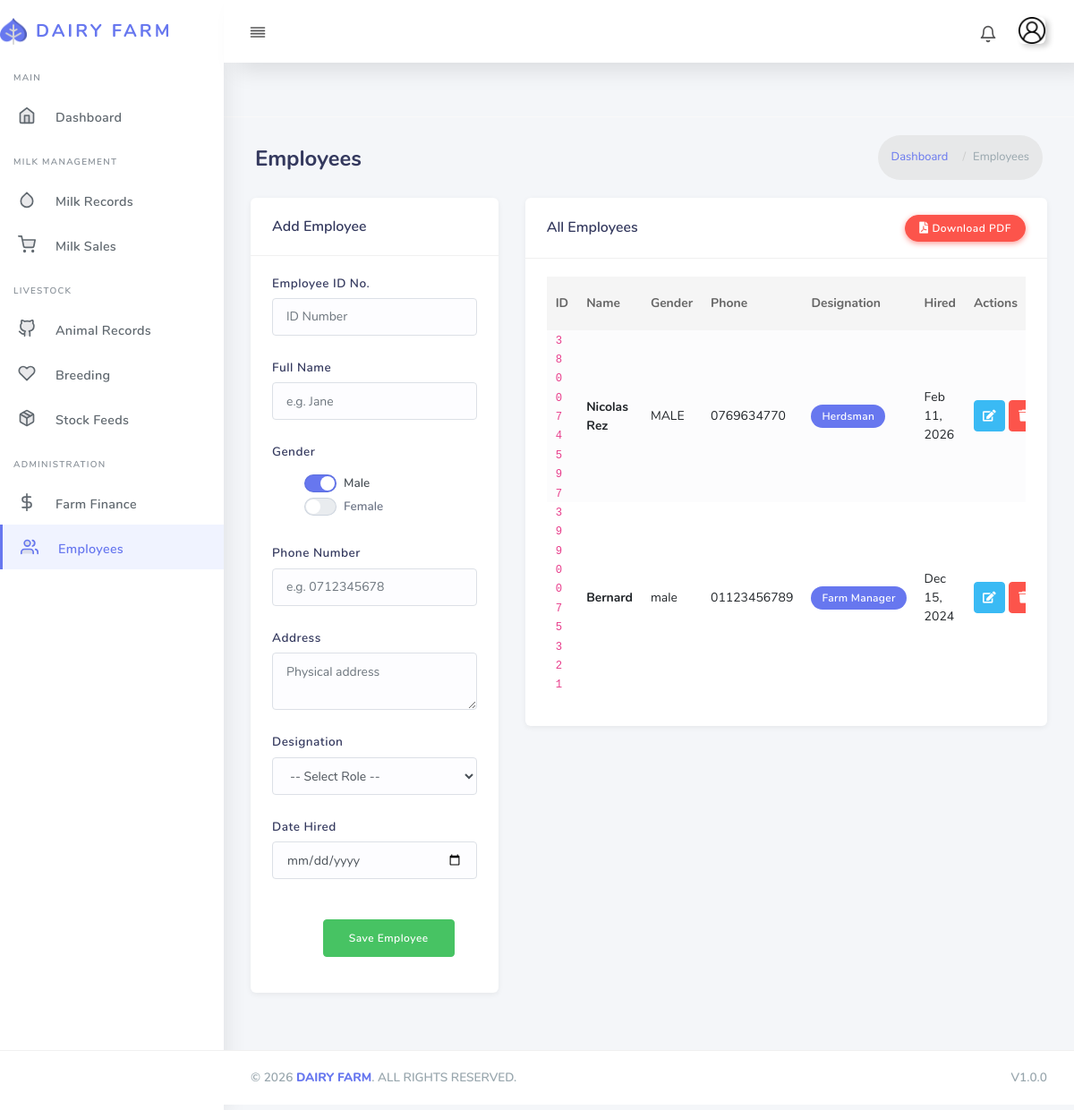
Page /employee/ (signed in) on the committed database.
### core/models.py (models this page shows, shortened)
class Employee(models.Model):
    GENDER_CHOICES = [
        ('MALE', 'Male'),
        ('FEMALE', 'Female'),
    ]
    designation_type = [
        ('Farm Manager', 'Farm Manager'),
        ('Milker', 'Milker'),
        ('Herdsman', 'Herdsman'),
    ]
    employee_id = models.CharField(max_length=10, primary_key=True)  # Automatically incrementing ID
    employee_name = models.CharField(max_length=100)
    gender = models.CharField(max_length=6, choices=GENDER_CHOICES)
    phone_number = models.CharField(max_length=15)  # Adjust length based on expected format
    address = models.TextField()
    designation = models.CharField(max_length=20, choices=designation_type, null=True, default='Milker')
    date_hired = models.DateField()

### core/views.py (the view)
# urls.py: path("employee/", views.employee, name="employee"),
@login_required
def employee(request, employee_id=None):
    emp = None
    if employee_id:
        emp = get_object_or_404(Employee, employee_id=employee_id)
    if request.method == 'POST':
        form = EmployeeForm(request.POST, instance=emp)
        if form.is_valid():
            form.save()
            return redirect('core:employee')
    else:
        form = EmployeeForm(instance=emp)
    employees_list = Employee.objects.all().order_by('-date_hired')
    search_query = request.GET.get('search', '')
    designation_filter = request.GET.get('designation', '')
    if search_query:
        employees_list = employees_list.filter(
            Q(employee_name__icontains=search_query) |
            Q(employee_id__icontains=search_query) |
            Q(phone_number__icontains=search_query)
        )
    if designation_filter:
        employees_list = employees_list.filter(designation=designation_filter)
    paginator = Paginator(employees_list, 10)
    page_number = request.GET.get('page')
    employees = paginator.get_page(page_number)
    context = {
        'form': form,
        'employees': employees,
        'employee': emp,
        'search_query': search_query,
        'designation_filter': designation_filter,
        'designation_type': Employee.designation_type
    }
    return render(request, 'core/employees.html', context)

### core/forms.py
class EmployeeForm(forms.ModelForm):
    class Meta:
        model = Employee
        fields = '__all__'
        widgets = {
            'date_hired': forms.DateInput(attrs={'type': 'date'}),
        }

### templates/core/employees.html (shortened to what this page needs)
{% extends "partials/base.html" %}
{% load static %}
{% block content %}
<div class="main-content">
  <section class="section">
    <div class="section-header">
      <h1>Employees</h1>
      <div class="section-header-breadcrumb">
        <div class="breadcrumb-item"><a href="{% url 'core:index' %}">Dashboard</a></div>
        <div class="breadcrumb-item active">Employees</div>
      </div>
    </div>
    <div class="section-body">
      <div class="row">
        <div class="col-12 col-md-5 col-lg-4">
          <div class="card">
            <div class="card-header">
              <h4>{% if employee %}Edit Employee{% else %}Add Employee{% endif %}</h4>
            </div>
            <div class="card-body">
              <form method="POST">
                <div class="form-group">
                  <label>Employee ID No.</label>
                  <input type="text" name="employee_id" class="form-control" value="{{ employee.employee_id|default:'' }}" placeholder="ID Number" {% if employee %}readonly{% endif %} required>
                </div>
                <div class="form-group">
                  <label>Full Name</label>
                  <input type="text" name="employee_name" class="form-control" value="{{ employee.employee_name|default:'' }}" placeholder="e.g. Jane" required>
                </div>
                <div class="form-group">
                  <label>Gender</label>
                  <div class="mt-2">
                    <label class="custom-switch mr-3">
                      <span class="custom-switch-indicator"></span>
                      <span class="custom-switch-description">Male</span>
                    </label>
                    <label class="custom-switch">
                      <span class="custom-switch-indicator"></span>
                      <span class="custom-switch-description">Female</span>
                    </label>
                  </div>
                </div>
                <div class="form-group">
                  <label>Phone Number</label>
                  <input type="text" name="phone_number" class="form-control" value="{{ employee.phone_number|default:'' }}" placeholder="e.g. 0712345678" required>
                </div>
                <div class="form-group">
                  <label>Address</label>
                  <textarea name="address" class="form-control" rows="2" placeholder="Physical address" required>{{ employee.address|default:'' }}</textarea>
                </div>
                <div class="form-group">
                  <label>Designation</label>
                  <select name="designation" class="form-control" required>
                    <option value="">-- Select Role --</option>
                  </select>
                </div>
                <div class="form-group">
                  <label>Date Hired</label>
                  <input type="date" name="date_hired" class="form-control" value="{{ employee.date_hired|date:'Y-m-d'|default:'' }}" required>
                </div>
                <div class="card-footer text-right">
                  {% if employee %}
                    <button type="submit" class="btn btn-update">Update</button>
                    <a href="{% url 'core:employee' %}" class="btn btn-cancel">Cancel</a>
                  {% else %}
                    <button type="submit" class="btn btn-save">Save Employee</button>
                  {% endif %}
                </div>
              </form>
            </div>
          </div>
        </div>
        <div class="col-12 col-md-7 col-lg-8">
          <div class="card">
            <div class="card-header d-flex justify-content-between align-items-center">
              <h4>All Employees</h4>
              <button onclick="downloadPDF('employeeTable', 'Employees')" class="btn btn-sm btn-danger"><i class="fas fa-file-pdf mr-1"></i>Download PDF</button>
            </div>
            <div class="card-body">
              <div class="table-responsive">
                <table class="table table-striped" id="employeeTable">
                  <thead>
                    <tr>
                      <th>ID</th>
                      <th>Name</th>
                      <th>Gender</th>
                      <th>Phone</th>
                      <th>Designation</th>
                      <th>Hired</th>
                      <th>Actions</th>
                    </tr>
                  </thead>
                  <tbody>
                    {% for emp in employees %}
                    <tr>
                      <td><code>{{ emp.employee_id }}</code></td>
                      <td><strong>{{ emp.employee_name }}</strong></td>
                      <td>{{ emp.gender }}</td>
                      <td>{{ emp.phone_number }}</td>
                      <td>
                        <span class="badge badge-primary">{{ emp.designation }}</span>
                      </td>
                      <td>{{ emp.date_hired|date:"M d, Y" }}</td>
                      <td>
                        <a href="{% url 'core:employee-records-edit' emp.employee_id %}" class="btn btn-action btn-edit" title="Edit"><i class="fas fa-edit"></i></a>
                        <a href="{% url 'core:employee-records-delete' emp.employee_id %}" class="btn btn-action btn-del" title="Delete"><i class="fas fa-trash"></i></a>
                      </td>
                    </tr>
                    {% empty %}
                    <tr><td colspan="7" class="text-center text-muted">No employees added</td></tr>
                    {% endfor %}
                  </tbody>
                </table>
              </div>
            </div>
          </div>
        </div>
      </div>
    </div>
  </section>
</div>
{% endblock content %}

### static/css/custom.css (style rules this page uses)
body { background: #f4f6f9; }
.section-header h1 { font-size: 1.5rem; font-weight: 700; color: #34395e; }
.main-content > .section { padding-top: 10px; }
.card { border: none; border-radius: 6px; box-shadow: 0 2px 6px rgba(0,0,0,0.06); margin-bottom: 24px; }
.card .card-header { border-bottom: 1px solid #f0f0f0; padding: 18px 24px; background: transparent; }
.card .card-header h4 { font-size: 1rem; font-weight: 600; color: #34395e; margin: 0; }
.card .card-body { padding: 20px 24px; }
.btn-action { display: inline-flex; align-items: center; justify-content: center; width: 32px; height: 32px; border-radius: 4px; padding: 0; font-size: 14px; transition: transform 0.15s ease; position: relative; z-index: 10; opacity: 1 !important; visibility: visible !important; pointer-events: auto !important; }
td:last-child { white-space: nowrap; }
.btn-edit { background-color: #3abaf4; border-color: #3abaf4; color: #fff; }
.btn-del { background-color: #fc544b; border-color: #fc544b; color: #fff; }
.form-group label { font-weight: 600; font-size: 0.85rem; color: #34395e; margin-bottom: 6px; }
.form-control { border-radius: 4px; border: 1px solid #dce0e6; padding: 8px 14px; font-size: 0.9rem; transition: border-color 0.2s ease, box-shadow 0.2s ease; }
select.form-control { height: 42px !important; appearance: auto; }
.card-footer { background: transparent; border-top: 1px solid #f0f0f0; padding: 15px 24px; }
.btn-save { background-color: #47c363; border-color: #47c363; color: #fff; font-weight: 600; padding: 8px 28px; border-radius: 4px; }
.table-striped tbody tr:nth-of-type(odd) { background-color: #fcfcfd; }
.section-header { display: flex; align-items: center; justify-content: space-between; padding-bottom: 15px; }
.section-header-breadcrumb { display: flex; align-items: center; }
.breadcrumb-item + .breadcrumb-item::before { content: "/"; padding: 0 8px; color: #ccc; }
.breadcrumb-item a { color: #6777ef; font-weight: 500; }
.breadcrumb-item:last-child { color: #98a6ad; }

### rows in the picture
Employee: employee_id "380074597", employee_name "Nicolas Rez", gender "MALE", phone_number "0769634770", designation "Herdsman", date_hired "Feb 11, 2026"
Employee: employee_id "3990075321", employee_name "Bernard", gender "male", phone_number "01123456789", designation "Farm Manager", date_hired "Dec 15, 2024"
